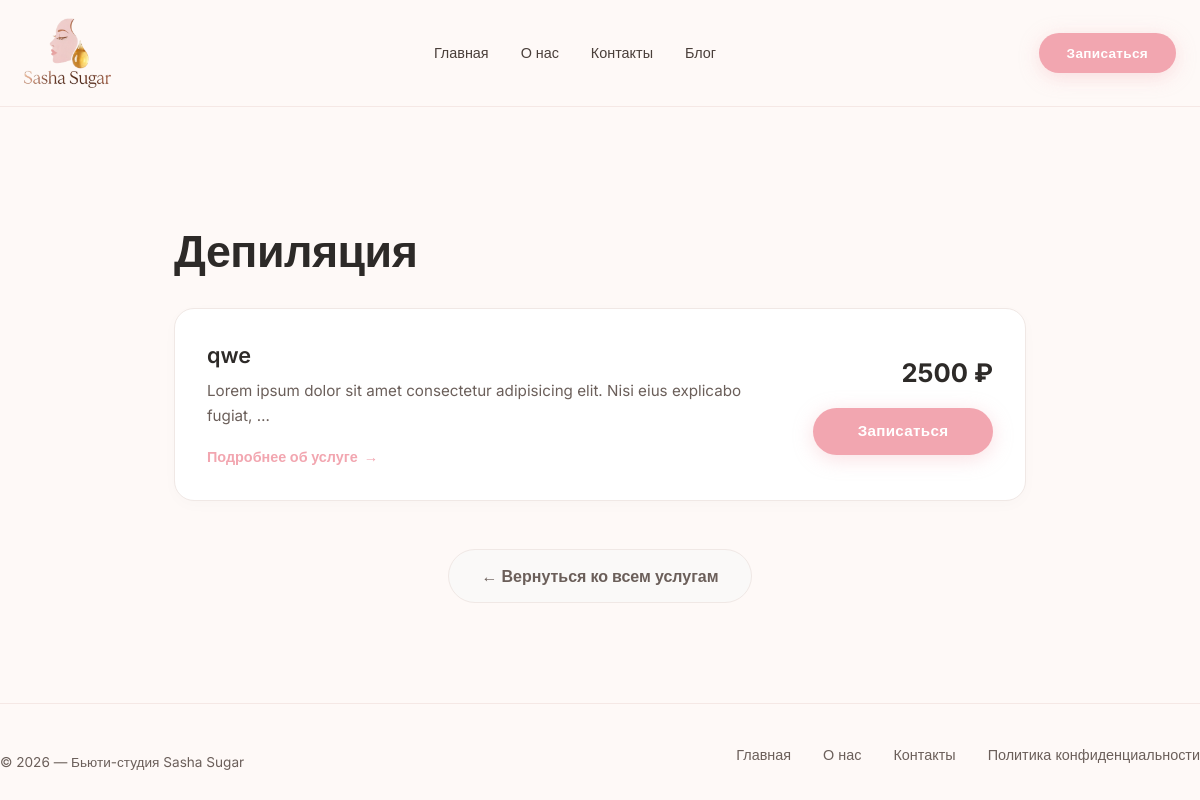
The page /services/1/ on the database as committed earlier.
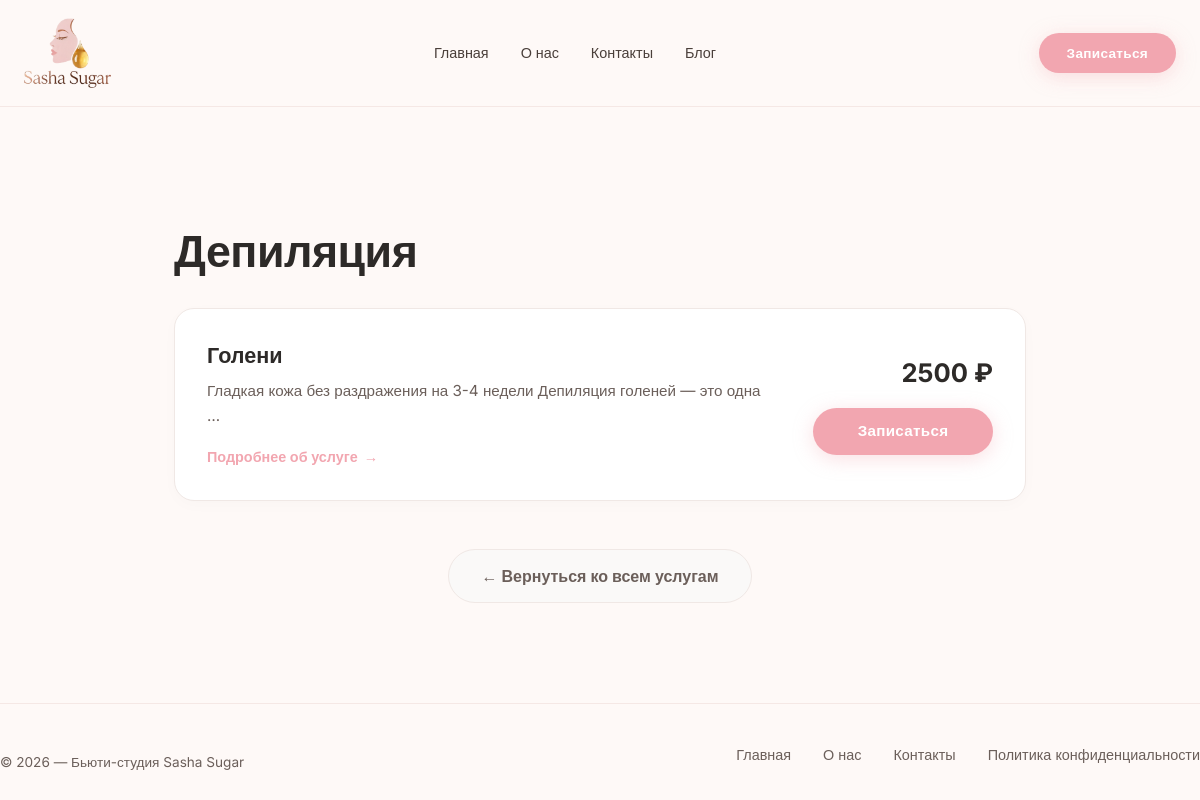
The same page on the database as committed later.
### beauty_app/models.py (models this page shows, shortened)
class ServiceCategory(models.Model):
    name = models.CharField(max_length=100, help_text="Внутреннее название (например, 'Голени')")
    title = models.CharField(max_length=150, blank=True, help_text="Название для сайта (например, 'Депиляция голеней')")
    seo_description = models.TextField(blank=True, help_text="Описание для поисковиков (до 160 символов)")
    icon = models.CharField(max_length=10, help_text="Эмодзи", blank=True, null=True)
    description = models.TextField(blank=True, help_text="Короткое описание для карточки на главной")
    order = models.PositiveIntegerField(default=0, help_text="Порядок отображения (меньше — выше)")
    image = models.ImageField(upload_to='categories/', blank=True, null=True, verbose_name="Обложка категории")
    is_active = models.BooleanField(default=True)
    class Meta:
        ordering = ['order']
        verbose_name = "Категория услуги"
        verbose_name_plural = "Категории услуг"
    @property
    def display_name(self):
        return self.title if self.title else self.name

class Service(models.Model):
    category = models.ForeignKey(
        ServiceCategory,
        on_delete=models.SET_NULL,
        null=True,
        blank=True,
        related_name='services'
    )
    name = models.CharField(max_length=200, help_text="Внутреннее название (например, 'Голени')")
    title = models.CharField(max_length=250, blank=True, help_text="Название для сайта (например, 'Депиляция голеней воском')")
    seo_description = models.TextField(blank=True, help_text="Описание для поисковиков (до 160 символов)")
    description = models.TextField(blank=True, help_text="Основное описание услуги (с абзацами)")
    duration = models.PositiveSmallIntegerField("Длительность", default=15, help_text="В минутах")
    image = models.ImageField(upload_to='services/', blank=True, null=True)
    price = models.DecimalField(max_digits=10, decimal_places=0, default=2500, help_text="Текущая цена")
    old_price = models.DecimalField(max_digits=10, decimal_places=0, blank=True, null=True, help_text="Старая цена (зачёркнутая)")
    rating = models.DecimalField(max_digits=3, decimal_places=1, default=5.0, help_text="4.8, 5.0, и т.д.")
    reviews_count = models.PositiveIntegerField(default=0, help_text="Количество отзывов")
    button_text = models.CharField(max_length=50, default="Записаться", help_text="Текст на кнопке")
    is_active = models.BooleanField(default=True)
    is_bestseller = models.BooleanField(default=False, help_text="Помечать как бестселлер (🔥)")
    order = models.PositiveIntegerField(default=0)
    class Meta:
        ordering = ['order']
        verbose_name = "Услуга"
        verbose_name_plural = "Услуги"

### beauty_app/views.py (the view)
# urls.py: path('services/<int:category_id>/', views.category_services, name='category_services'),
def category_services(request, category_id):
    category = get_object_or_404(ServiceCategory, id=category_id, is_active=True)
    services = Service.objects.filter(
        category=category,
        is_active=True
    ).order_by('order', 'price')
    return render(request, 'beauty_app/category_services.html', {
        'category': category,
        'services': services,
    })

### beauty_app/context_processors.py (called while the page is built)
def faq_context(request):
    faqs = FAQ.objects.filter(is_active=True).order_by('order', 'created_at')
    return {'faqs': faqs}

### booking_app/context_processors.py (called while the page is built)
def pwa_settings(request):
    return {
        'VAPID_PUBLIC_KEY': getattr(settings, 'VAPID_PUBLIC_KEY', ''),
    }

### beauty_app/templates/beauty_app/category_services.html (shortened to what this page needs)
{% extends 'lending_base.html' %}
{% load static %}
{% block content %}
<div class="container category-page-container">
    <div class="category-header">
        <h1 class="section-title">{{ category.display_name }}</h1>
    </div>
    <div class="services-list">
        {% if services %}
            {% for service in services %}
                <div class="service-card">
                    <div class="service-info">
                        <h3 class="service-name">
                            {{ service.name }}
                        </h3>
                        {% if service.description %}
                            <p class="service-desc">{{ service.description|truncatewords:12 }}</p>
                        {% endif %}
                        <div class="service-meta">
                            <a href="{% url 'beauty_app:service_detail' service.id %}" class="read-more-link">
                                Подробнее об услуге <span class="arrow">→</span>
                            </a>
                        </div>
                    </div>
                    <div class="service-action">
                        <div class="service-price-block">
                            <span class="current-price">{{ service.price }} ₽</span>
                        </div>
                        <a href="{% url 'booking_app:booking_create' %}?service={{ service.id }}" class="btn btn-primary-large">
                            Записаться
                        </a>
                    </div>
                </div>
            {% endfor %}
        {% else %}
            <div class="empty-state">
                <p>В этой категории пока нет доступных услуг. Загляните позже!</p>
            </div>
        {% endif %}
    </div>
    <div class="back-button-wrap">
        <a href="/" class="btn-secondary">
            ← Вернуться ко всем услугам
        </a>
    </div>
</div>
{% endblock content %}

### templates/lending_base.html (shortened to what this page needs)
{% load static %}
<!DOCTYPE html>
<html lang="ru">
<head>
    <link rel="stylesheet" href="{% static 'css/lending.css' %}">
</head>
<body>
    {% include "lend_nav.html" %}
    {% block content %}{% endblock content %}
    <footer class="container footer">
        <div>
            <p style="margin-top: 8px; font-size: 0.85rem; color: #6b5f5a;">© 2026 — Бьюти-студия Sasha Sugar</p>
        </div>
            <nav class="footer-links" aria-label="Навигация в подвале">
                <a href="{% url 'beauty_app:landing' %}#hero">Главная</a>
                <a href="{% url 'beauty_app:landing' %}#about">О нас</a>
                <a href="{% url 'beauty_app:landing' %}#contacts">Контакты</a>
                <a href="{% url 'privacy_policy' %}" target="_blank">Политика конфиденциальности</a>
            </nav>
    </footer>
</body>
</html>

### templates/lend_nav.html (shortened to what this page needs)
{% load static %}
<nav class="navbar">
    <div class="container navbar-inner">
        <a href="{% url 'beauty_app:landing' %}" class="logo">
            <img src="{% static 'images/logo4.png' %}" alt="Логотип бьюти-студии Sasha Sugar">
        </a>
        <div class="nav-links">
            <a href="{% url 'beauty_app:landing' %}">Главная</a>
            <a href="{% url 'beauty_app:landing' %}#about">О нас</a>
            <a href="{% url 'beauty_app:landing' %}#contacts">Контакты</a>
            <a href="{% url 'gen_posts_app:articles_list' %}">Блог</a>
        </div>
        <a href="{% url 'booking_app:booking_create' %}" class="btn btn-sm nav-btn" target="_blank" rel="noopener">Записаться</a>
    </div>
</nav>

### static/css/lending.css (style rules this page uses)
* { margin: 0; padding: 0; box-sizing: border-box; }
body { font-family: 'Inter', sans-serif; background: #fef9f7; color: #2d2a28; line-height: 1.5; }
.container { max-width: 1200px; margin: 0 auto; padding: 0 24px; }
a { text-decoration: none; color: inherit; }
.btn { display: inline-block; background: #f2a6b0; color: #fff; font-weight: 600; font-size: 0.95rem; padding: 14px 40px; border-radius: 60px; border: none; transition: 0.3s; cursor: pointer; letter-spacing: 0.3px; box-shadow: 0 4px 20px rgba(242, 166, 176, 0.35); }
.btn-sm { padding: 10px 28px; font-size: 0.85rem; }
.section-title { font-size: 2.6rem; font-weight: 700; letter-spacing: -0.5px; line-height: 1.1; margin-bottom: 12px; }
.navbar { padding: 18px 0; border-bottom: 1px solid #f5e8e5; background: #fef9f7; position: sticky; top: 0; z-index: 100; backdrop-filter: blur(12px); background: rgba(254, 249, 247, 0.92); }
.navbar .container { display: flex; align-items: center; justify-content: space-between; }
.logo { font-size: 1.5rem; font-weight: 700; letter-spacing: -0.5px; color: #2d2a28; }
.nav-links { display: flex; gap: 32px; font-weight: 500; font-size: 0.9rem; color: #4a3f3a; }
.nav-links a { transition: 0.2s; }
.service-card { background: #fff; border-radius: 24px; overflow: hidden; border: 1px solid #f5e8e5; transition: 0.3s; box-shadow: 0 4px 16px rgba(0, 0, 0, 0.02); }
.footer { padding: 40px 0 30px; border-top: 1px solid #f5e8e5; margin-top: 20px; display: flex; justify-content: space-between; flex-wrap: wrap; gap: 24px; color: #6b5f5a; font-size: 0.9rem; }
.footer-links { display: flex; gap: 32px; }
.logo { display: inline-flex; align-items: center; text-decoration: none; line-height: 1; flex-shrink: 0; }
.logo img { display: block; height: 70px; width: auto; max-width: 100%; object-fit: contain; transition: height 0.2s ease, opacity 0.2s ease; }
.footer > div:first-child p { margin-top: 8px; font-size: 0.85rem; color: #999; }

### beauty_app/templates/beauty_app/category_services.html (style rules this page uses)
.category-page-container { padding-top: 120px; padding-bottom: 80px; max-width: 900px; }
.category-header { margin-bottom: 32px; text-align: left; }
.category-header .section-title { font-size: 2.8rem; margin-bottom: 16px; color: #2d2a28; line-height: 1.1; letter-spacing: -0.5px; }
.services-list { display: flex; flex-direction: column; gap: 16px; }
.service-card { background: #ffffff; border: 1px solid #f0e8e5; border-radius: 20px; padding: 32px; display: flex; justify-content: space-between; align-items: center; gap: 32px; transition: transform 0.3s ease, box-shadow 0.3s ease, border-color 0.3s ease; }
.service-info { flex: 1; padding-right: 20px; }
.service-name { font-size: 1.35rem; font-weight: 600; color: #2d2a28; margin: 0 0 10px 0; display: flex; align-items: center; gap: 12px; line-height: 1.3; }
.service-desc { font-size: 0.95rem; color: #6b5f5a; margin: 0 0 16px 0; line-height: 1.6; }
.read-more-link { display: inline-flex; align-items: center; gap: 6px; font-size: 0.9rem; font-weight: 600; color: #f2a6b0; text-decoration: none; transition: color 0.2s ease; }
.read-more-link .arrow { transition: transform 0.2s ease; }
.service-action { text-align: right; flex-shrink: 0; display: flex; flex-direction: column; align-items: flex-end; gap: 16px; min-width: 180px; }
.service-price-block { display: flex; flex-direction: column; align-items: flex-end; }
.current-price { font-size: 1.6rem; font-weight: 700; color: #2d2a28; }
.btn-primary-large { padding: 12px 32px; font-size: 0.95rem; border-radius: 60px; white-space: nowrap; width: 100%; text-align: center; }
.back-button-wrap { text-align: center; margin-top: 48px; }
.btn-secondary { background: #faf9f8; color: #6b5f5a; text-decoration: none; display: inline-flex; align-items: center; gap: 8px; padding: 14px 32px; border-radius: 60px; font-weight: 600; border: 1px solid #f0e8e5; transition: all 0.3s ease; }

Rows that differ between the two databases and show on the page:
changed Service: name "qwe" → "Голени"; description "Lorem ipsum dolor sit amet consectetur adipisicing elit. Nisi eius explicabo fugiat, …" → "Гладкая кожа без раздражения на 3-4 недели Депиляция голеней — это одна …"
